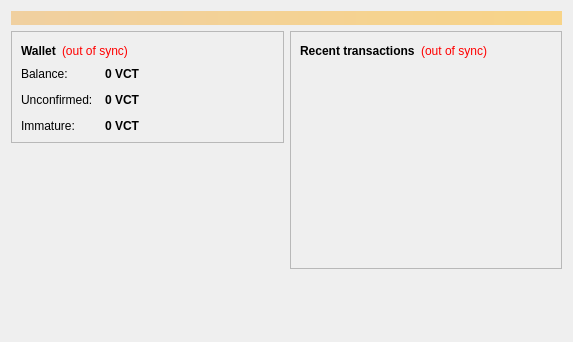
<?xml version="1.0" encoding="UTF-8"?>
<ui version="4.0">
 <class>OverviewPage</class>
 <widget class="QWidget" name="OverviewPage">
  <property name="geometry">
   <rect>
    <x>0</x>
    <y>0</y>
    <width>573</width>
    <height>342</height>
   </rect>
  </property>
  <property name="windowTitle">
   <string>Form</string>
  </property>
  <layout class="QVBoxLayout" name="topLayout">
   <item>
    <widget class="QLabel" name="labelAlerts">
     <property name="visible">
      <bool>false</bool>
     </property>
     <property name="styleSheet">
      <string notr="true">background-color: qlineargradient(x1: 0, y1: 0, x2: 1, y2: 0, stop:0 #F0D0A0, stop:1 #F8D488); color:#000000;</string>
     </property>
     <property name="wordWrap">
      <bool>true</bool>
     </property>
     <property name="margin">
      <number>3</number>
     </property>
    </widget>
   </item>
   <item>
    <layout class="QHBoxLayout" name="horizontalLayout" stretch="1,1">
     <item>
      <layout class="QVBoxLayout" name="verticalLayout_2">
       <item>
        <widget class="QFrame" name="frame">
         <property name="frameShape">
          <enum>QFrame::StyledPanel</enum>
         </property>
         <property name="frameShadow">
          <enum>QFrame::Raised</enum>
         </property>
         <layout class="QVBoxLayout" name="verticalLayout_4">
          <item>
           <layout class="QHBoxLayout" name="horizontalLayout_4">
            <item>
             <widget class="QLabel" name="label_5">
              <property name="font">
               <font>
                <weight>75</weight>
                <bold>true</bold>
               </font>
              </property>
              <property name="text">
               <string>Wallet</string>
              </property>
             </widget>
            </item>
            <item>
             <widget class="QLabel" name="labelWalletStatus">
              <property name="toolTip">
               <string>The displayed information may be out of date. Your wallet automatically synchronizes with the Vectrum network after a connection is established, but this process has not completed yet.</string>
              </property>
              <property name="styleSheet">
               <string notr="true">QLabel { color: red; }</string>
              </property>
              <property name="text">
               <string notr="true">(out of sync)</string>
              </property>
              <property name="alignment">
               <set>Qt::AlignLeading|Qt::AlignLeft|Qt::AlignVCenter</set>
              </property>
             </widget>
            </item>
            <item>
             <spacer name="horizontalSpacer_2">
              <property name="orientation">
               <enum>Qt::Horizontal</enum>
              </property>
              <property name="sizeHint" stdset="0">
               <size>
                <width>40</width>
                <height>20</height>
               </size>
              </property>
             </spacer>
            </item>
           </layout>
          </item>
          <item>
           <layout class="QFormLayout" name="formLayout_2">
            <property name="fieldGrowthPolicy">
             <enum>QFormLayout::AllNonFixedFieldsGrow</enum>
            </property>
            <property name="horizontalSpacing">
             <number>12</number>
            </property>
            <property name="verticalSpacing">
             <number>12</number>
            </property>
            <item row="0" column="0">
             <widget class="QLabel" name="label">
              <property name="text">
               <string>Balance:</string>
              </property>
             </widget>
            </item>
            <item row="0" column="1">
             <widget class="QLabel" name="labelBalance">
              <property name="font">
               <font>
                <weight>75</weight>
                <bold>true</bold>
               </font>
              </property>
              <property name="cursor">
               <cursorShape>IBeamCursor</cursorShape>
              </property>
              <property name="toolTip">
               <string>Your current balance</string>
              </property>
              <property name="text">
               <string notr="true">0 VCT</string>
              </property>
              <property name="textInteractionFlags">
               <set>Qt::LinksAccessibleByMouse|Qt::TextSelectableByKeyboard|Qt::TextSelectableByMouse</set>
              </property>
             </widget>
            </item>
            <item row="1" column="0">
             <widget class="QLabel" name="label_3">
              <property name="text">
               <string>Unconfirmed:</string>
              </property>
             </widget>
            </item>
            <item row="1" column="1">
             <widget class="QLabel" name="labelUnconfirmed">
              <property name="font">
               <font>
                <weight>75</weight>
                <bold>true</bold>
               </font>
              </property>
              <property name="cursor">
               <cursorShape>IBeamCursor</cursorShape>
              </property>
              <property name="toolTip">
               <string>Total of transactions that have yet to be confirmed, and do not yet count toward the current balance</string>
              </property>
              <property name="text">
               <string notr="true">0 VCT</string>
              </property>
              <property name="textInteractionFlags">
               <set>Qt::LinksAccessibleByMouse|Qt::TextSelectableByKeyboard|Qt::TextSelectableByMouse</set>
              </property>
             </widget>
            </item>
            <item row="2" column="0">
             <widget class="QLabel" name="labelImmatureText">
              <property name="text">
               <string>Immature:</string>
              </property>
             </widget>
            </item>
            <item row="2" column="1">
             <widget class="QLabel" name="labelImmature">
              <property name="font">
               <font>
                <weight>75</weight>
                <bold>true</bold>
               </font>
              </property>
              <property name="toolTip">
               <string>Mined balance that has not yet matured</string>
              </property>
              <property name="text">
               <string notr="true">0 VCT</string>
              </property>
              <property name="textInteractionFlags">
               <set>Qt::LinksAccessibleByMouse|Qt::TextSelectableByKeyboard|Qt::TextSelectableByMouse</set>
              </property>
             </widget>
            </item>
			
           </layout>
          </item>
         </layout>
        </widget>
       </item>
       <item>
        <spacer name="verticalSpacer">
         <property name="orientation">
          <enum>Qt::Vertical</enum>
         </property>
         <property name="sizeHint" stdset="0">
          <size>
           <width>20</width>
           <height>40</height>
          </size>
         </property>
        </spacer>
       </item>
		<item>
         <widget class="QLabel" name="label_wallet_bgcoin">
          <property name="text">
           <string/>
          </property>
          <property name="pixmap">
           <pixmap resource="../bitcoin.qrc">:/images/wallet_bgcoin</pixmap>
          </property>
          <property name="scaledContents">
           <bool>false</bool>
          </property>
          <property name="alignment">
           <set>Qt::AlignLeft</set>
          </property>
          <property name="margin">
           <number>-2</number>
          </property>
         </widget>
        </item>
	   </layout>
     </item>
     <item>
      <layout class="QVBoxLayout" name="verticalLayout_3">
       <item>
        <widget class="QFrame" name="frame_2">
         <property name="frameShape">
          <enum>QFrame::StyledPanel</enum>
         </property>
         <property name="frameShadow">
          <enum>QFrame::Raised</enum>
         </property>
         <layout class="QVBoxLayout" name="verticalLayout">
          <item>
           <layout class="QHBoxLayout" name="horizontalLayout_2">
            <item>
             <widget class="QLabel" name="label_4">
              <property name="text">
               <string>&lt;b&gt;Recent transactions&lt;/b&gt;</string>
              </property>
             </widget>
            </item>
            <item>
             <widget class="QLabel" name="labelTransactionsStatus">
              <property name="toolTip">
               <string>The displayed information may be out of date. Your wallet automatically synchronizes with the Vectrum network after a connection is established, but this process has not completed yet.</string>
              </property>
              <property name="styleSheet">
               <string notr="true">QLabel { color: red; }</string>
              </property>
              <property name="text">
               <string notr="true">(out of sync)</string>
              </property>
              <property name="alignment">
               <set>Qt::AlignRight|Qt::AlignTrailing|Qt::AlignVCenter</set>
              </property>
             </widget>
            </item>
            <item>
             <spacer name="horizontalSpacer">
              <property name="orientation">
               <enum>Qt::Horizontal</enum>
              </property>
              <property name="sizeHint" stdset="0">
               <size>
                <width>40</width>
                <height>20</height>
               </size>
              </property>
             </spacer>
            </item>
           </layout>
          </item>
          <item>
           <widget class="QListView" name="listTransactions">
            <property name="styleSheet">
             <string notr="true">QListView { background: transparent; }</string>
            </property>
            <property name="frameShape">
             <enum>QFrame::NoFrame</enum>
            </property>
            <property name="verticalScrollBarPolicy">
             <enum>Qt::ScrollBarAlwaysOff</enum>
            </property>
            <property name="horizontalScrollBarPolicy">
             <enum>Qt::ScrollBarAlwaysOff</enum>
            </property>
            <property name="selectionMode">
             <enum>QAbstractItemView::NoSelection</enum>
            </property>
           </widget>
          </item>
         </layout>
        </widget>
       </item>
       <item>
        <spacer name="verticalSpacer_2">
         <property name="orientation">
          <enum>Qt::Vertical</enum>
         </property>
         <property name="sizeHint" stdset="0">
          <size>
           <width>20</width>
           <height>40</height>
          </size>
         </property>
        </spacer>
       </item>
      </layout>
     </item>
    </layout>
   </item>
  </layout>
 </widget>
 <resources/>
 <connections/>
</ui>
